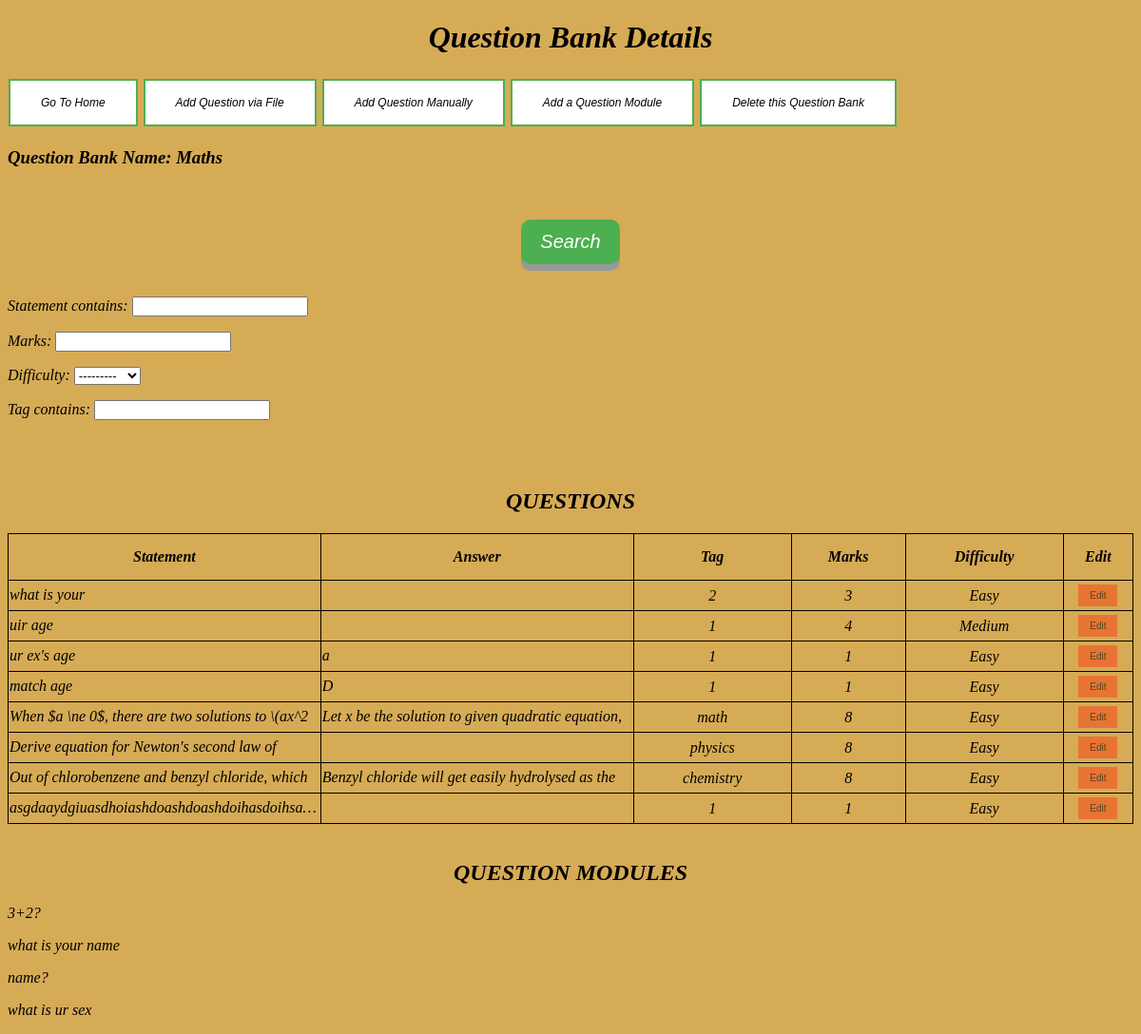
The page /detail_qb/Maths/ (signed in) on the database as committed earlier.
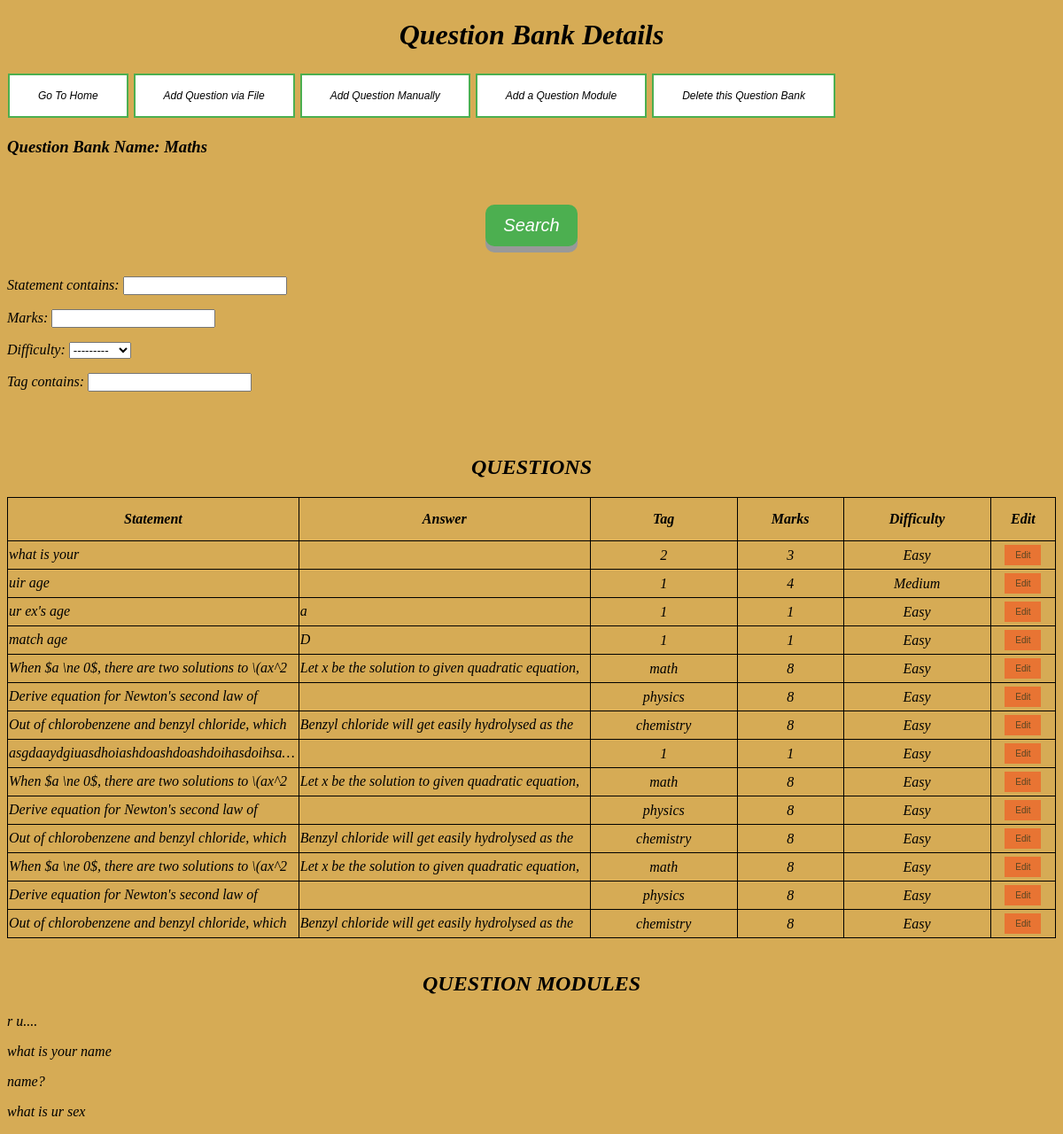
The same page on the database as committed later.
### Home/models.py (models this page shows, shortened)
class Questions_Main(models.Model):
    EASY = 'Easy'
    MEDIUM = 'Medium'
    HARD = 'Hard'
    DIFFICULTY_CHOICES = [
        (EASY, 'Easy'),
        (MEDIUM, 'Medium'),
        (HARD, 'Hard'),
    ]
    username = models.CharField(max_length=150)
    qb_name = models.CharField(max_length=50)
    statement = models.TextField()
    answer = models.TextField(blank=True, null=True)
    marks = models.IntegerField()
    difficulty = models.CharField(max_length=100, choices=DIFFICULTY_CHOICES, default=EASY)
    tag = models.CharField(max_length=30)
    qtype = models.IntegerField()

class Question_Module(models.Model):
    username = models.CharField(max_length=150)
    qb_name = models.CharField(max_length=50)
    statement = models.TextField()
    marks = models.IntegerField()
    subquestions = models.IntegerField()
    ques_id_string = models.CharField(max_length=150)

### Home/views.py (the view)
# urls.py: path('detail_qb/<name>/', views.detail_qb, name='detail_qb'),
@login_required
def detail_qb(request, name):
    qb_detail_list = Question_Banks_Main.objects.filter(username=request.user.username, name=name)[1:]
    ques_list = Questions_Main.objects.filter(username=request.user.username, qb_name=name)
    ques_module_list = Question_Module.objects.filter(username=request.user.username, qb_name=name)
    filter=QuestionsFilter(request.GET,queryset=ques_list)
    return render(request, 'detail_qb.html', {
        'filter':filter,
        'qb_detail_list': qb_detail_list,
        'ques_list': ques_list,
        'qb_name': name,
        'ques_module_list': ques_module_list
    })

### templates/detail_qb.html (shortened to what this page needs)
{% extends 'base.html' %}
{% block content %}
  <h1 style="text-align:center"><em>Question Bank Details</em></h1>
<span>
     <button class="button button1"><a href="{% url 'Home:qbList' %}"><em>Go To Home</em></a></button>
 </span>
 <span>
     <button class="button button1"><a href="{% url 'Home:upload_qbfile' name=qb_name %}"><em>Add Question via File</em></a></button>
 </span>
 <span>
     <button class="button button1"><a href="{% url 'Home:add_ques' name=qb_name %}"><em>Add Question Manually</em></a></button>
 </span>
 <span>
     <button class="button button1"><a href="{% url 'Home:add_ques_module' name=qb_name %}"><em>Add a Question Module</em></a></button>
 </span>
 <span>
     <button class="button button1"><a href="{% url 'Home:delete_qb' name=qb_name %}"><em>Delete this Question Bank</em></a></button>
 </span>
<br>
<h3 atyle="text-align:center"><em> Question Bank Name: {{ qb_name }} </em></h3>
<br><br>
<form method="GET">
<div style="text-align:center">
    <button class="buttonbase button3" type="submit"><em>Search<em></button>
</div>
<br>
{{ filter.form.as_p }}
</form>
<br><br>
<h2 style="text-align:center"><em>QUESTIONS</em></h2>
<div class="container">
<table class="users" style="width: 100%">
    <tr>
        <th class="stat" style="padding: 15px"><em>Statement</em></th>
        <th class="ans" style="padding: 15px"><em>Answer</em></th>
        <th class="tag" style="padding: 15px"><em>Tag</em></th>
        <th class="marks" style="padding: 15px"><em>Marks</em></th>
        <th class="diff" style="padding: 15px"><em>Difficulty</em></th>
        <th class="ed" style="padding: 15px"><em>Edit</em></th>
    </tr>
    {% for ques in filter.qs %}
    <tr style="height: 10px">
        <td ><div style="white-space: pre-line"><a href="{% url 'Home:view_ques' id=ques.id %}" target="_blank">{{ ques.statement }}</a></div></td>
        <td ><div style="white-space: pre-line"><a href="{% url 'Home:view_ans' id=ques.id %}" target="_blank">{{ ques.answer }}</a></div></td>
        <td style="text-align:center">{{ ques.tag }}</td>
        <td style="text-align:center">{{ ques.marks }}</td>
        <td style="text-align:center">{{ ques.difficulty }}</td>
        <td style="text-align:center"><button class="button5"><a href="{% url 'Home:edit_ques' id=ques.id %}">Edit</a></button></td>
    </tr>
    {% endfor %}
</table>
</div>
<br>
<h2 style="text-align:center"><em>QUESTION MODULES</em></h2>
{% for qm in ques_module_list %}
    <p><a class="four" href="{% url 'Home:ques_module_detail' id=qm.id %}">{{ qm.statement }}</a></p>
{% endfor %}
{% endblock %}

### templates/base.html (shortened to what this page needs)
<!DOCTYPE html>
<html>
<head>
</head>
<body>
  <main>
    {% block content %}
    {% endblock %}
  </main>
</body>
</html>

### templates/base.html (style rules this page uses)
body { background-color: #D6AB55; }
table, th, td { border: 1px solid black; border-collapse: collapse; }
td > div { height:20px; overflow: hidden; white-space: nowrap; text-overflow: ellipsis; }
.users { table-layout: fixed; width: 100%; white-space: nowrap; }
.stat { width: 32.5%; }
.ans { width: 32.5%; }
.tag { width: 15%; }
.marks { width: 10%; }
.diff { width: 15%; }
.ed { width: 5%; }
.button { outline: none; background-color: #4CAF50; border: none; color: white; padding: 16px 32px; text-align: center; text-decoration: none; display: inline-block; font-size: 12px; margin: 3px 1px; -webkit-transition-duration: 0.4s; transition-duration: 0.4s; cursor: pointer; }
.buttonbase { display: inline-block; padding: 12px 20px; font-size: 20px; cursor: pointer; text-align: center; text-decoration: none; outline: none; color: #fff; background-color: #4CAF50; border: none; border-radius: 10px; box-shadow: 0 7px #999; }
.button1 { background-color: white; color: black; border: 2px solid #4CAF50; }
.button5 { background-color: #f4511e; border: none; color: white; text-align: center; margin: 3px 1px; opacity: 0.6; transition: 0.3s; display: inline-block; text-decoration: none; cursor: pointer; padding: 6px 12px; font-size:10px; }
a:link { text-decoration: none; color: black; }

Rows that differ between the two databases and show on the page:
added Questions_Main: statement "When $a \\ne 0$, there are two solutions to \\(ax^2…", answer "Let x be the solution to given quadratic equation,", tag "math", marks "8", difficulty "Easy"
added Questions_Main: statement "Derive equation for Newton's second law of…", tag "physics", marks "8", difficulty "Easy"
added Questions_Main: statement "Out of chlorobenzene and benzyl chloride, which…", answer "Benzyl chloride will get easily hydrolysed as the…", tag "chemistry", marks "8", difficulty "Easy"
added Questions_Main: statement "When $a \\ne 0$, there are two solutions to \\(ax^2…", answer "Let x be the solution to given quadratic equation,", tag "math", marks "8", difficulty "Easy"
added Questions_Main: statement "Derive equation for Newton's second law of…", tag "physics", marks "8", difficulty "Easy"
added Questions_Main: statement "Out of chlorobenzene and benzyl chloride, which…", answer "Benzyl chloride will get easily hydrolysed as the…", tag "chemistry", marks "8", difficulty "Easy"
changed Question_Module (number 1 of 4 on the later page): statement "3+2?" → "r u...."
